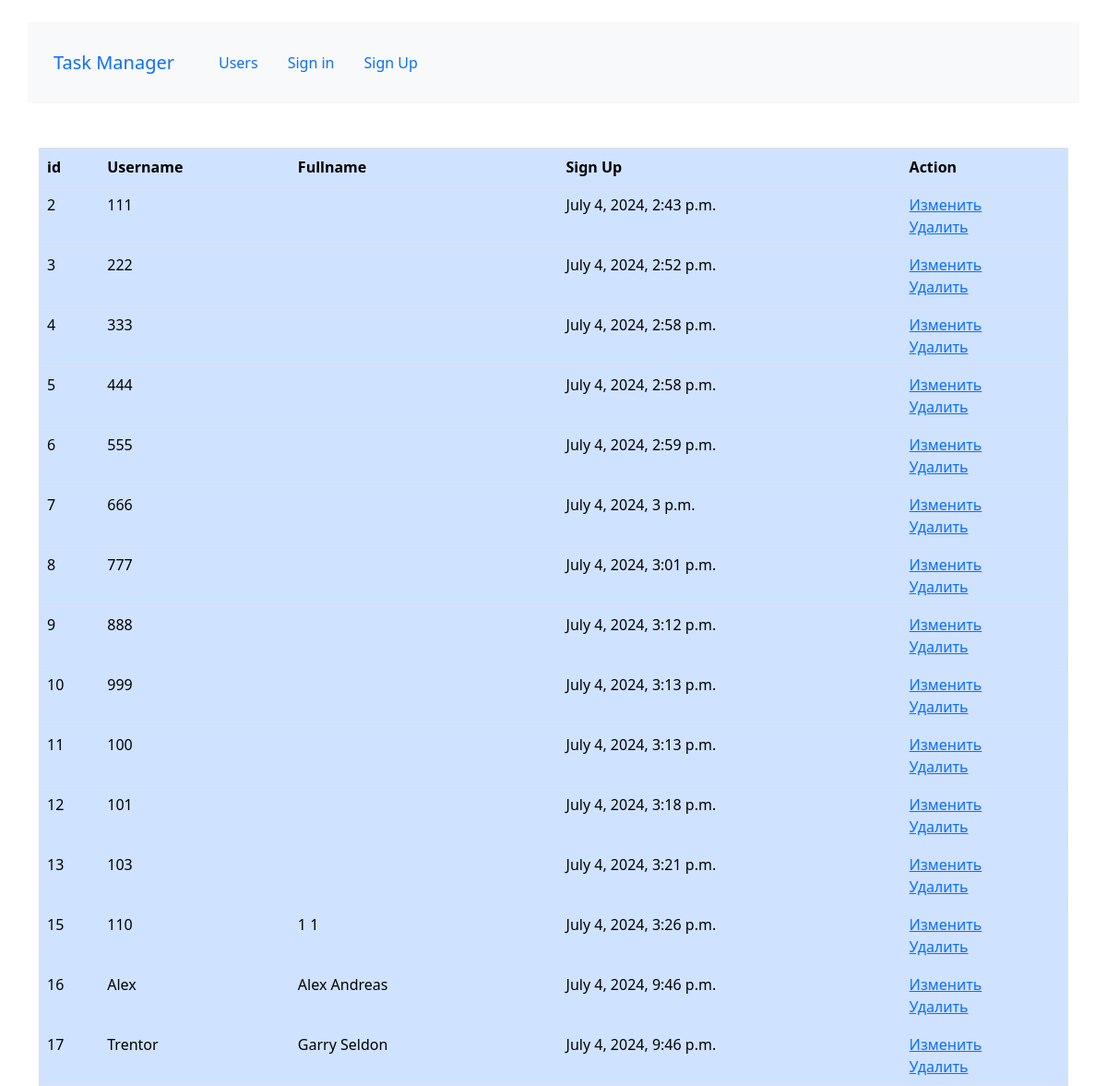
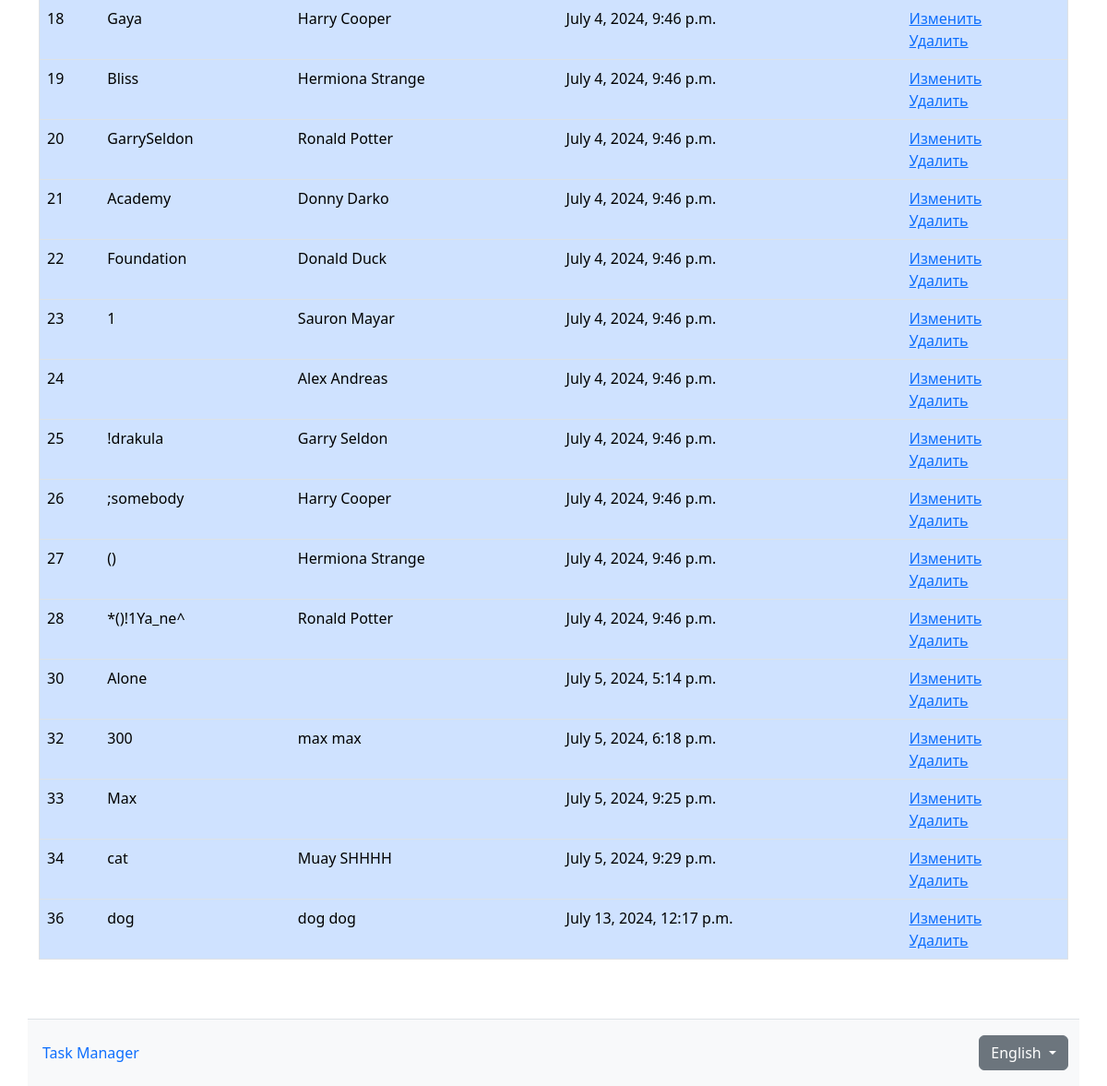
The app's page /en/users/ with its own data (2 pictures, top to bottom).
### task_manager/users/models.py (models this page shows, shortened)
class CustomUser(AbstractUser):
    is_active = models.BooleanField(default=True)
    is_admin = models.BooleanField(default=False)
    objects = CustomUserManager()
    REQUIRED_FIELDS = ["first_name", "last_name", "password"]
    class Meta:
        permissions = [
            ("self_update", "Can self update"),
            ("self_delete", "Can self delete"),
        ]
    def get_full_name(self):
        return f"{self.first_name} {self.last_name}"

### task_manager/users/views.py (the view)
# urls.py: path("", views.UsersIndexView.as_view(), name="users_index"),
class UsersIndexView(ListView):
    model = get_user_model()
    pagination = 10
    template_name = "users/index.html"

### task_manager/templatetags/tags.py (called while the page is built)
@register.simple_tag(takes_context=True)
def change_lang(context, lang=None, *args, **kwargs):
    path = context['request'].path
    url_parts = resolve(path)
    url = path
    cur_language = get_language()
    try:
        activate(lang)
        url = reverse(url_parts.view_name, kwargs=url_parts.kwargs)
    finally:
        activate(cur_language)
    return "%s" % url

### task_manager/templates/users/index.html (shortened to what this page needs)
{% extends "layout.html" %}
{% load django_bootstrap5 %}
{% load i18n %}
{% load static %}
{% get_current_language as LANGUAGE_CODE %}
{% block content %}
<div class="table-responsive">
    <table class="table table-primary">
        <tr class="border bottom">
            <th>{% trans "id" %}</th>
            <th>{% trans "Username" %}</th>
            <th>{% trans "Fullname" %}</th>
            <th>{% trans "Registration" %}</th>
            <th>{% trans "Action" %}</th>
        </tr>
        {% for user in object_list %}
            <tr class="border bottom">
                <td>
                    {{ user.pk }}
                </td>
                <td>
                  {{ user.username }}
                </td>
                <td>
                    {{ user.get_full_name }}
                </td>
                <td>
                    {{ user.date_joined }}
                </td>
                <td>
                <div><a href="{% url 'users_update' pk=user.id %}">Изменить</a></div>
                <div><a href="{% url 'users_delete' pk=user.id %}">Удалить</a></div>
                </td>
            </tr>
        {% endfor %}
    </table>
    </div>
</div>
{% endblock content %}

### records on screen
CustomUser: pk "2", username "111", date_joined "July 4, 2024, 2:43 p.m."
CustomUser: pk "3", username "222", date_joined "July 4, 2024, 2:52 p.m."
CustomUser: pk "4", username "333", date_joined "July 4, 2024, 2:58 p.m."
CustomUser: pk "5", username "444", date_joined "July 4, 2024, 2:58 p.m."
CustomUser: pk "6", username "555", date_joined "July 4, 2024, 2:59 p.m."
CustomUser: pk "7", username "666", date_joined "July 4, 2024, 3 p.m."
CustomUser: pk "8", username "777", date_joined "July 4, 2024, 3:01 p.m."
CustomUser: pk "9", username "888", date_joined "July 4, 2024, 3:12 p.m."
CustomUser: pk "10", username "999", date_joined "July 4, 2024, 3:13 p.m."
CustomUser: pk "11", username "100", date_joined "July 4, 2024, 3:13 p.m."
CustomUser: pk "12", username "101", date_joined "July 4, 2024, 3:18 p.m."
CustomUser: pk "13", username "103", date_joined "July 4, 2024, 3:21 p.m."
CustomUser: pk "15", username "110", get_full_name "1 1", date_joined "July 4, 2024, 3:26 p.m."
CustomUser: pk "16", username "Alex", get_full_name "Alex Andreas", date_joined "July 4, 2024, 9:46 p.m."
CustomUser: pk "17", username "Trentor", get_full_name "Garry Seldon", date_joined "July 4, 2024, 9:46 p.m."
CustomUser: pk "18", username "Gaya", get_full_name "Harry Cooper", date_joined "July 4, 2024, 9:46 p.m."
CustomUser: pk "19", username "Bliss", get_full_name "Hermiona Strange", date_joined "July 4, 2024, 9:46 p.m."
CustomUser: pk "20", username "GarrySeldon", get_full_name "Ronald Potter", date_joined "July 4, 2024, 9:46 p.m."
CustomUser: pk "21", username "Academy", get_full_name "Donny Darko", date_joined "July 4, 2024, 9:46 p.m."
CustomUser: pk "22", username "Foundation", get_full_name "Donald Duck", date_joined "July 4, 2024, 9:46 p.m."
CustomUser: pk "23", username "1", get_full_name "Sauron Mayar", date_joined "July 4, 2024, 9:46 p.m."
CustomUser: pk "24", get_full_name "Alex Andreas", date_joined "July 4, 2024, 9:46 p.m."
CustomUser: pk "25", username "!drakula", get_full_name "Garry Seldon", date_joined "July 4, 2024, 9:46 p.m."
CustomUser: pk "26", username ";somebody", get_full_name "Harry Cooper", date_joined "July 4, 2024, 9:46 p.m."
CustomUser: pk "27", username "()", get_full_name "Hermiona Strange", date_joined "July 4, 2024, 9:46 p.m."
CustomUser: pk "28", username "*()!1Ya_ne^", get_full_name "Ronald Potter", date_joined "July 4, 2024, 9:46 p.m."
CustomUser: pk "30", username "Alone", date_joined "July 5, 2024, 5:14 p.m."
CustomUser: pk "32", username "300", get_full_name "max max", date_joined "July 5, 2024, 6:18 p.m."
CustomUser: pk "33", username "Max", date_joined "July 5, 2024, 9:25 p.m."
CustomUser: pk "34", username "cat", get_full_name "Muay SHHHH", date_joined "July 5, 2024, 9:29 p.m."
CustomUser: pk "36", username "dog", get_full_name "dog dog", date_joined "July 13, 2024, 12:17 p.m."

### other values on screen
{{ current_language.name_local }} "English"
